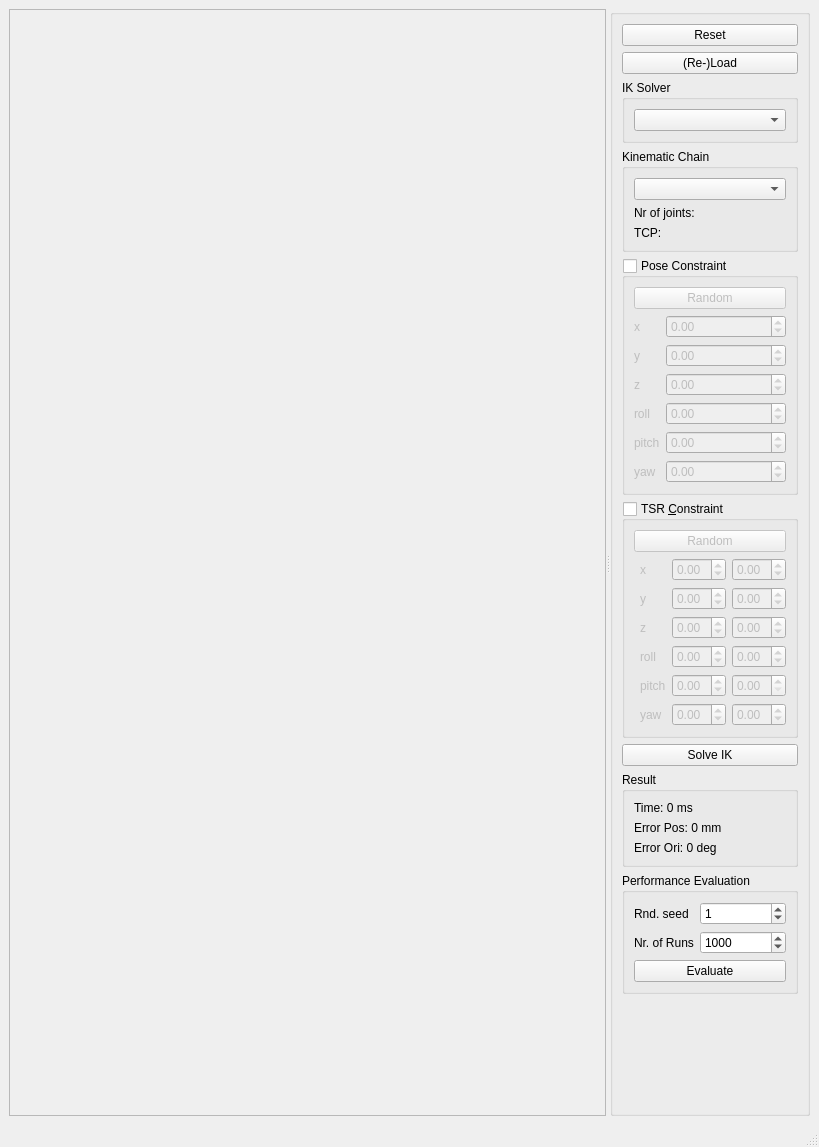
<?xml version="1.0" encoding="UTF-8"?>
<ui version="4.0">
 <class>MainWindowConstrainedIKDemo</class>
 <widget class="QMainWindow" name="MainWindowConstrainedIKDemo">
  <property name="geometry">
   <rect>
    <x>0</x>
    <y>0</y>
    <width>819</width>
    <height>1147</height>
   </rect>
  </property>
  <property name="windowTitle">
   <string>IK Demo</string>
  </property>
  <widget class="QWidget" name="centralwidget">
   <layout class="QVBoxLayout" name="verticalLayout_2">
    <item>
     <widget class="QSplitter" name="splitter">
      <property name="orientation">
       <enum>Qt::Horizontal</enum>
      </property>
      <widget class="QFrame" name="frameViewer">
       <property name="frameShape">
        <enum>QFrame::StyledPanel</enum>
       </property>
       <property name="frameShadow">
        <enum>QFrame::Raised</enum>
       </property>
      </widget>
      <widget class="QGroupBox" name="groupBox">
       <property name="maximumSize">
        <size>
         <width>200</width>
         <height>16777215</height>
        </size>
       </property>
       <property name="title">
        <string/>
       </property>
       <layout class="QVBoxLayout" name="verticalLayout">
        <item>
         <widget class="QPushButton" name="pushButtonReset">
          <property name="text">
           <string>Reset</string>
          </property>
         </widget>
        </item>
        <item>
         <widget class="QPushButton" name="pushButtonLoad">
          <property name="text">
           <string>(Re-)Load</string>
          </property>
         </widget>
        </item>
        <item>
         <widget class="QGroupBox" name="groupBox_2">
          <property name="title">
           <string>IK Solver</string>
          </property>
          <layout class="QVBoxLayout" name="verticalLayout_4">
           <item>
            <widget class="QComboBox" name="ikSolver"/>
           </item>
          </layout>
         </widget>
        </item>
        <item>
         <widget class="QGroupBox" name="groupBox_3">
          <property name="title">
           <string>Kinematic Chain</string>
          </property>
          <layout class="QVBoxLayout" name="verticalLayout_3">
           <item>
            <widget class="QComboBox" name="comboBoxKC"/>
           </item>
           <item>
            <widget class="QLabel" name="label_NrJoints">
             <property name="text">
              <string>Nr of joints:</string>
             </property>
            </widget>
           </item>
           <item>
            <widget class="QLabel" name="label_TCP">
             <property name="text">
              <string>TCP:</string>
             </property>
            </widget>
           </item>
          </layout>
         </widget>
        </item>
        <item>
         <widget class="QGroupBox" name="poseGroup">
          <property name="title">
           <string>Pose Constraint</string>
          </property>
          <property name="checkable">
           <bool>true</bool>
          </property>
          <property name="checked">
           <bool>false</bool>
          </property>
          <layout class="QFormLayout" name="formLayout">
           <item row="3" column="0">
            <widget class="QLabel" name="label_11">
             <property name="text">
              <string>y</string>
             </property>
            </widget>
           </item>
           <item row="0" column="0" colspan="2">
            <widget class="QPushButton" name="poseRandom">
             <property name="text">
              <string>Random</string>
             </property>
            </widget>
           </item>
           <item row="1" column="0">
            <widget class="QLabel" name="label_10">
             <property name="text">
              <string>x</string>
             </property>
            </widget>
           </item>
           <item row="1" column="1">
            <widget class="QDoubleSpinBox" name="poseX">
             <property name="sizePolicy">
              <sizepolicy hsizetype="Minimum" vsizetype="Fixed">
               <horstretch>0</horstretch>
               <verstretch>0</verstretch>
              </sizepolicy>
             </property>
             <property name="minimum">
              <double>-10000.000000000000000</double>
             </property>
             <property name="maximum">
              <double>10000.000000000000000</double>
             </property>
            </widget>
           </item>
           <item row="3" column="1">
            <widget class="QDoubleSpinBox" name="poseY">
             <property name="minimum">
              <double>-10000.000000000000000</double>
             </property>
             <property name="maximum">
              <double>10000.000000000000000</double>
             </property>
            </widget>
           </item>
           <item row="6" column="0">
            <widget class="QLabel" name="label_8">
             <property name="text">
              <string>z</string>
             </property>
            </widget>
           </item>
           <item row="6" column="1">
            <widget class="QDoubleSpinBox" name="poseZ">
             <property name="minimum">
              <double>-10000.000000000000000</double>
             </property>
             <property name="maximum">
              <double>10000.000000000000000</double>
             </property>
            </widget>
           </item>
           <item row="8" column="0">
            <widget class="QLabel" name="label_7">
             <property name="text">
              <string>roll</string>
             </property>
            </widget>
           </item>
           <item row="8" column="1">
            <widget class="QDoubleSpinBox" name="poseRoll">
             <property name="minimum">
              <double>-3.140000000000000</double>
             </property>
             <property name="maximum">
              <double>3.140000000000000</double>
             </property>
            </widget>
           </item>
           <item row="10" column="0">
            <widget class="QLabel" name="label_12">
             <property name="text">
              <string>pitch</string>
             </property>
            </widget>
           </item>
           <item row="10" column="1">
            <widget class="QDoubleSpinBox" name="posePitch">
             <property name="minimum">
              <double>-3.140000000000000</double>
             </property>
             <property name="maximum">
              <double>3.140000000000000</double>
             </property>
            </widget>
           </item>
           <item row="12" column="0">
            <widget class="QLabel" name="label_9">
             <property name="text">
              <string>yaw</string>
             </property>
            </widget>
           </item>
           <item row="12" column="1">
            <widget class="QDoubleSpinBox" name="poseYaw">
             <property name="minimum">
              <double>-3.140000000000000</double>
             </property>
             <property name="maximum">
              <double>3.140000000000000</double>
             </property>
            </widget>
           </item>
          </layout>
         </widget>
        </item>
        <item>
         <widget class="QGroupBox" name="tsrGroup">
          <property name="title">
           <string>TSR &amp;Constraint</string>
          </property>
          <property name="checkable">
           <bool>true</bool>
          </property>
          <property name="checked">
           <bool>false</bool>
          </property>
          <layout class="QGridLayout" name="gridLayout_2">
           <item row="1" column="3">
            <widget class="QDoubleSpinBox" name="tsrHighX">
             <property name="minimum">
              <double>-10000.000000000000000</double>
             </property>
             <property name="maximum">
              <double>10000.000000000000000</double>
             </property>
            </widget>
           </item>
           <item row="6" column="1">
            <widget class="QLabel" name="label_6">
             <property name="text">
              <string>yaw</string>
             </property>
            </widget>
           </item>
           <item row="6" column="3">
            <widget class="QDoubleSpinBox" name="tsrHighYaw">
             <property name="minimum">
              <double>-3.140000000000000</double>
             </property>
             <property name="maximum">
              <double>3.140000000000000</double>
             </property>
            </widget>
           </item>
           <item row="2" column="1">
            <widget class="QLabel" name="label_2">
             <property name="text">
              <string>y</string>
             </property>
            </widget>
           </item>
           <item row="1" column="2">
            <widget class="QDoubleSpinBox" name="tsrLowX">
             <property name="sizePolicy">
              <sizepolicy hsizetype="Minimum" vsizetype="Fixed">
               <horstretch>0</horstretch>
               <verstretch>0</verstretch>
              </sizepolicy>
             </property>
             <property name="minimum">
              <double>-10000.000000000000000</double>
             </property>
             <property name="maximum">
              <double>10000.000000000000000</double>
             </property>
            </widget>
           </item>
           <item row="3" column="2">
            <widget class="QDoubleSpinBox" name="tsrLowZ">
             <property name="minimum">
              <double>-10000.000000000000000</double>
             </property>
             <property name="maximum">
              <double>10000.000000000000000</double>
             </property>
            </widget>
           </item>
           <item row="5" column="3">
            <widget class="QDoubleSpinBox" name="tsrHighPitch"/>
           </item>
           <item row="6" column="2">
            <widget class="QDoubleSpinBox" name="tsrLowYaw">
             <property name="minimum">
              <double>-3.140000000000000</double>
             </property>
             <property name="maximum">
              <double>3.140000000000000</double>
             </property>
            </widget>
           </item>
           <item row="4" column="2">
            <widget class="QDoubleSpinBox" name="tsrLowRoll">
             <property name="minimum">
              <double>-3.140000000000000</double>
             </property>
             <property name="maximum">
              <double>3.140000000000000</double>
             </property>
            </widget>
           </item>
           <item row="5" column="2">
            <widget class="QDoubleSpinBox" name="tsrLowPitch">
             <property name="minimum">
              <double>-3.140000000000000</double>
             </property>
             <property name="maximum">
              <double>3.140000000000000</double>
             </property>
            </widget>
           </item>
           <item row="1" column="1">
            <widget class="QLabel" name="label">
             <property name="text">
              <string>x</string>
             </property>
            </widget>
           </item>
           <item row="4" column="3">
            <widget class="QDoubleSpinBox" name="tsrHighRoll">
             <property name="minimum">
              <double>-3.140000000000000</double>
             </property>
             <property name="maximum">
              <double>3.140000000000000</double>
             </property>
            </widget>
           </item>
           <item row="2" column="3">
            <widget class="QDoubleSpinBox" name="tsrHighY">
             <property name="minimum">
              <double>-10000.000000000000000</double>
             </property>
             <property name="maximum">
              <double>10000.000000000000000</double>
             </property>
            </widget>
           </item>
           <item row="3" column="1">
            <widget class="QLabel" name="label_3">
             <property name="text">
              <string>z</string>
             </property>
            </widget>
           </item>
           <item row="2" column="2">
            <widget class="QDoubleSpinBox" name="tsrLowY">
             <property name="minimum">
              <double>-10000.000000000000000</double>
             </property>
             <property name="maximum">
              <double>10000.000000000000000</double>
             </property>
            </widget>
           </item>
           <item row="5" column="1">
            <widget class="QLabel" name="label_5">
             <property name="text">
              <string>pitch</string>
             </property>
            </widget>
           </item>
           <item row="3" column="3">
            <widget class="QDoubleSpinBox" name="tsrHighZ">
             <property name="minimum">
              <double>-10000.000000000000000</double>
             </property>
             <property name="maximum">
              <double>10000.000000000000000</double>
             </property>
            </widget>
           </item>
           <item row="4" column="1">
            <widget class="QLabel" name="label_4">
             <property name="text">
              <string>roll</string>
             </property>
            </widget>
           </item>
           <item row="0" column="0" colspan="4">
            <widget class="QPushButton" name="tsrRandom">
             <property name="text">
              <string>Random</string>
             </property>
            </widget>
           </item>
          </layout>
         </widget>
        </item>
        <item>
         <widget class="QPushButton" name="pushButtonSolve">
          <property name="text">
           <string>Solve IK</string>
          </property>
         </widget>
        </item>
        <item>
         <widget class="QGroupBox" name="groupBox_6">
          <property name="title">
           <string>Result</string>
          </property>
          <layout class="QVBoxLayout" name="verticalLayout_5">
           <item>
            <widget class="QLabel" name="labelTime">
             <property name="text">
              <string>Time: 0 ms</string>
             </property>
            </widget>
           </item>
           <item>
            <widget class="QLabel" name="labelPos">
             <property name="text">
              <string>Error Pos: 0 mm</string>
             </property>
            </widget>
           </item>
           <item>
            <widget class="QLabel" name="labelOri">
             <property name="text">
              <string>Error Ori: 0 deg</string>
             </property>
            </widget>
           </item>
          </layout>
         </widget>
        </item>
        <item>
         <widget class="QGroupBox" name="groupBox_4">
          <property name="title">
           <string>Performance Evaluation</string>
          </property>
          <layout class="QFormLayout" name="formLayout_2">
           <item row="1" column="0">
            <widget class="QLabel" name="label_13">
             <property name="text">
              <string>Nr. of Runs</string>
             </property>
            </widget>
           </item>
           <item row="1" column="1">
            <widget class="QSpinBox" name="evaluationNumberOfRuns">
             <property name="maximum">
              <number>10000</number>
             </property>
             <property name="value">
              <number>1000</number>
             </property>
            </widget>
           </item>
           <item row="2" column="0" colspan="2">
            <widget class="QPushButton" name="evaluationStart">
             <property name="text">
              <string>Evaluate</string>
             </property>
            </widget>
           </item>
           <item row="0" column="0">
            <widget class="QLabel" name="label_14">
             <property name="text">
              <string>Rnd. seed</string>
             </property>
            </widget>
           </item>
           <item row="0" column="1">
            <widget class="QSpinBox" name="evaluationRandomSeed">
             <property name="maximum">
              <number>1000000</number>
             </property>
             <property name="value">
              <number>1</number>
             </property>
            </widget>
           </item>
          </layout>
         </widget>
        </item>
        <item>
         <spacer name="verticalSpacer">
          <property name="orientation">
           <enum>Qt::Vertical</enum>
          </property>
          <property name="sizeHint" stdset="0">
           <size>
            <width>20</width>
            <height>40</height>
           </size>
          </property>
         </spacer>
        </item>
       </layout>
      </widget>
     </widget>
    </item>
   </layout>
  </widget>
  <widget class="QMenuBar" name="menubar">
   <property name="geometry">
    <rect>
     <x>0</x>
     <y>0</y>
     <width>819</width>
     <height>20</height>
    </rect>
   </property>
  </widget>
  <widget class="QStatusBar" name="statusbar"/>
 </widget>
 <resources/>
 <connections/>
</ui>
